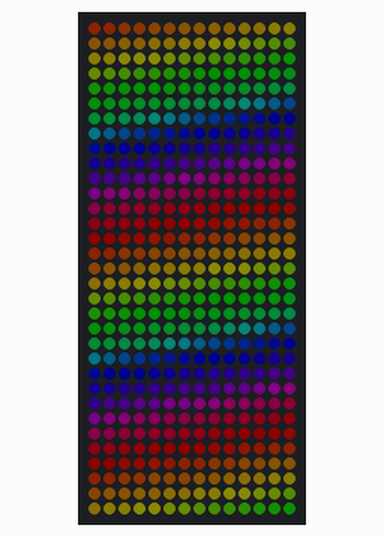
Simulated run of this sketch. Board: Arduino Nano, built with avr-gcc and run on an emulated ATmega328P. Shown: 14×33 RGB LED matrix (first LED top left, wired row by row). Dim RGB values are drawn brighter than linear.

Above: at 0.47 s.
At 5.65 s:
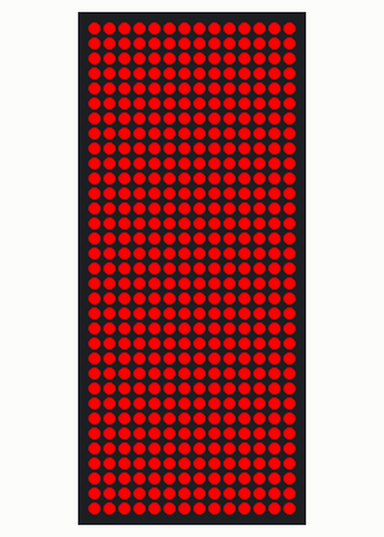
At 11.01 s:
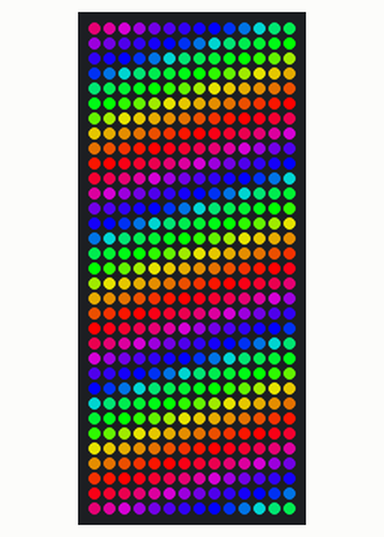
At 18.95 s:
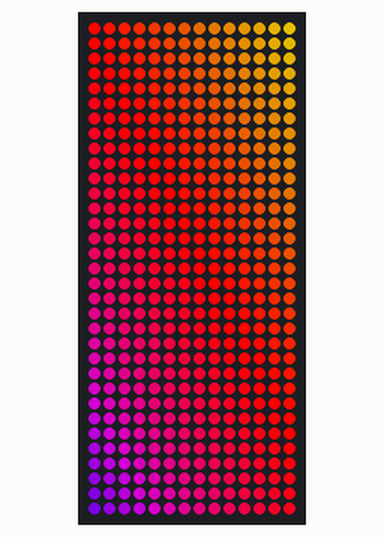
At 25.79 s:
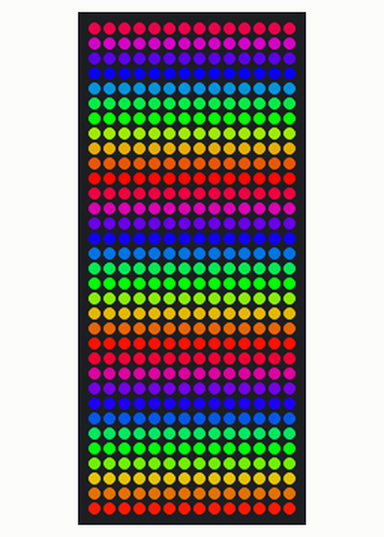
At 36.72 s:
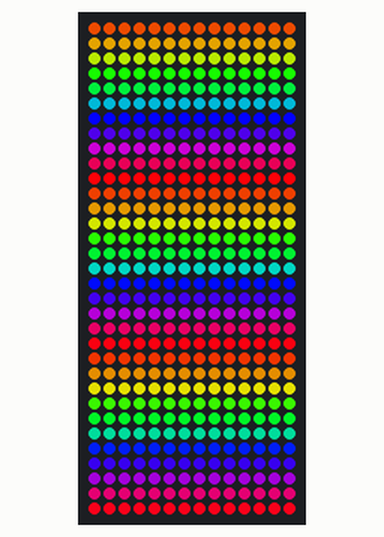

The sketch:

DragonHeadLightsRainbowRotate.ino
```cpp
#include <FastLED.h>

#define LED_PIN  3

#define COLOR_ORDER GRB
#define CHIPSET     WS2811

#define BRIGHTNESS 255

// Helper functions for an two-dimensional XY matrix of pixels.
// Simple 2-D demo code is included as well.
//
//     XY(x,y) takes x and y coordinates and returns an LED index number,
//             for use like this:  leds[ XY(x,y) ] == CRGB::Red;
//             No error checking is performed on the ranges of x and y.
//
//     XYsafe(x,y) takes x and y coordinates and returns an LED index number,
//             for use like this:  leds[ XY(x,y) ] == CRGB::Red;
//             Error checking IS performed on the ranges of x and y, and an
//             index of "-1" is returned.  Special instructions below
//             explain how to use this without having to do your own error
//             checking every time you use this function.
//             This is a slightly more advanced technique, and
//             it REQUIRES SPECIAL ADDITIONAL setup, described below.


// Params for width and height
const uint8_t kMatrixWidth = 14;
const uint8_t kMatrixHeight = 33;

// Param for different pixel layouts
const bool    kMatrixSerpentineLayout = true;
// Set 'kMatrixSerpentineLayout' to false if your pixels are
// laid out all running the same way, like this:
//
//     0 >  1 >  2 >  3 >  4
//                         |
//     .----<----<----<----'
//     |
//     5 >  6 >  7 >  8 >  9
//                         |
//     .----<----<----<----'
//     |
//    10 > 11 > 12 > 13 > 14
//                         |
//     .----<----<----<----'
//     |
//    15 > 16 > 17 > 18 > 19
//
// Set 'kMatrixSerpentineLayout' to true if your pixels are
// laid out back-and-forth, like this:
//
//     0 >  1 >  2 >  3 >  4
//                         |
//                         |
//     9 <  8 <  7 <  6 <  5
//     |
//     |
//    10 > 11 > 12 > 13 > 14
//                        |
//                        |
//    19 < 18 < 17 < 16 < 15
//
// Bonus vocabulary word: anything that goes one way
// in one row, and then backwards in the next row, and so on
// is call "boustrophedon", meaning "as the ox plows."


// This function will return the right 'led index number' for
// a given set of X and Y coordinates on your matrix.
// IT DOES NOT CHECK THE COORDINATE BOUNDARIES.
// That's up to you.  Don't pass it bogus values.
//
// Use the "XY" function like this:
//
//    for( uint8_t x = 0; x < kMatrixWidth; x++) {
//      for( uint8_t y = 0; y < kMatrixHeight; y++) {
//
//        // Here's the x, y to 'led index' in action:
//        leds[ XY( x, y) ] = CHSV( random8(), 255, 255);
//
//      }
//    }
//
//
uint16_t XY( uint8_t x, uint8_t y)
{
  uint16_t i;

  if( kMatrixSerpentineLayout == false) {
    i = (y * kMatrixWidth) + x;
  }

  if( kMatrixSerpentineLayout == true) {
    if( y & 0x01) {
      // Odd rows run backwards
      uint8_t reverseX = (kMatrixWidth - 1) - x;
      i = (y * kMatrixWidth) + reverseX;
    } else {
      // Even rows run forwards
      i = (y * kMatrixWidth) + x;
    }
  }

  return i;
}


// Once you've gotten the basics working (AND NOT UNTIL THEN!)
// here's a helpful technique that can be tricky to set up, but
// then helps you avoid the needs for sprinkling array-bound-checking
// throughout your code.
//
// It requires a careful attention to get it set up correctly, but
// can potentially make your code smaller and faster.
//
// Suppose you have an 8 x 5 matrix of 40 LEDs.  Normally, you'd
// delcare your leds array like this:
//    CRGB leds[40];
// But instead of that, declare an LED buffer with one extra pixel in
// it, "leds_plus_safety_pixel".  Then declare "leds" as a pointer to
// that array, but starting with the 2nd element (id=1) of that array:
//    CRGB leds_with_safety_pixel[41];
//    CRGB* const leds( leds_plus_safety_pixel + 1);
// Then you use the "leds" array as you normally would.
// Now "leds[0..N]" are aliases for "leds_plus_safety_pixel[1..(N+1)]",
// AND leds[-1] is now a legitimate and safe alias for leds_plus_safety_pixel[0].
// leds_plus_safety_pixel[0] aka leds[-1] is now your "safety pixel".
//
// Now instead of using the XY function above, use the one below, "XYsafe".
//
// If the X and Y values are 'in bounds', this function will return an index
// into the visible led array, same as "XY" does.
// HOWEVER -- and this is the trick -- if the X or Y values
// are out of bounds, this function will return an index of -1.
// And since leds[-1] is actually just an alias for leds_plus_safety_pixel[0],
// it's a totally safe and legal place to access.  And since the 'safety pixel'
// falls 'outside' the visible part of the LED array, anything you write
// there is hidden from view automatically.
// Thus, this line of code is totally safe, regardless of the actual size of
// your matrix:
//    leds[ XYsafe( random8(), random8() ) ] = CHSV( random8(), 255, 255);
//
// The only catch here is that while this makes it safe to read from and
// write to 'any pixel', there's really only ONE 'safety pixel'.  No matter
// what out-of-bounds coordinates you write to, you'll really be writing to
// that one safety pixel.  And if you try to READ from the safety pixel,
// you'll read whatever was written there last, reglardless of what coordinates
// were supplied.

#define NUM_LEDS (kMatrixWidth * kMatrixHeight)
CRGB leds_plus_safety_pixel[ NUM_LEDS + 1];
CRGB* const leds( leds_plus_safety_pixel + 1);

uint16_t XYsafe( uint8_t x, uint8_t y)
{
  if( x >= kMatrixWidth) return -1;
  if( y >= kMatrixHeight) return -1;
  return XY(x,y);
}


// Demo that USES "XY" follows code below

void loop()
{
    uint32_t ms = millis();
    int32_t yHueDelta32 = ((int32_t)cos16( ms * (27/1) ) * (350 / kMatrixWidth));
    int32_t xHueDelta32 = ((int32_t)cos16( ms * (39/1) ) * (310 / kMatrixHeight));
    DrawOneFrame( ms / 65536, yHueDelta32 / 32768, xHueDelta32 / 32768);
    if( ms < 5000 ) {
      FastLED.setBrightness( scale8( BRIGHTNESS, (ms * 256) / 5000));
    } else {
      FastLED.setBrightness(BRIGHTNESS);
    }
    FastLED.show();
}

void DrawOneFrame( byte startHue8, int8_t yHueDelta8, int8_t xHueDelta8)
{
  byte lineStartHue = startHue8;
  for( byte y = 0; y < kMatrixHeight; y++) {
    lineStartHue += yHueDelta8;
    byte pixelHue = lineStartHue;
    for( byte x = 0; x < kMatrixWidth; x++) {
      pixelHue += xHueDelta8;
      leds[ XY(x, y)]  = CHSV( pixelHue, 255, 255);
    }
  }
}


void setup() {
  FastLED.addLeds<CHIPSET, LED_PIN, COLOR_ORDER>(leds, NUM_LEDS).setCorrection(TypicalSMD5050);
  FastLED.setBrightness( BRIGHTNESS );
}
```
